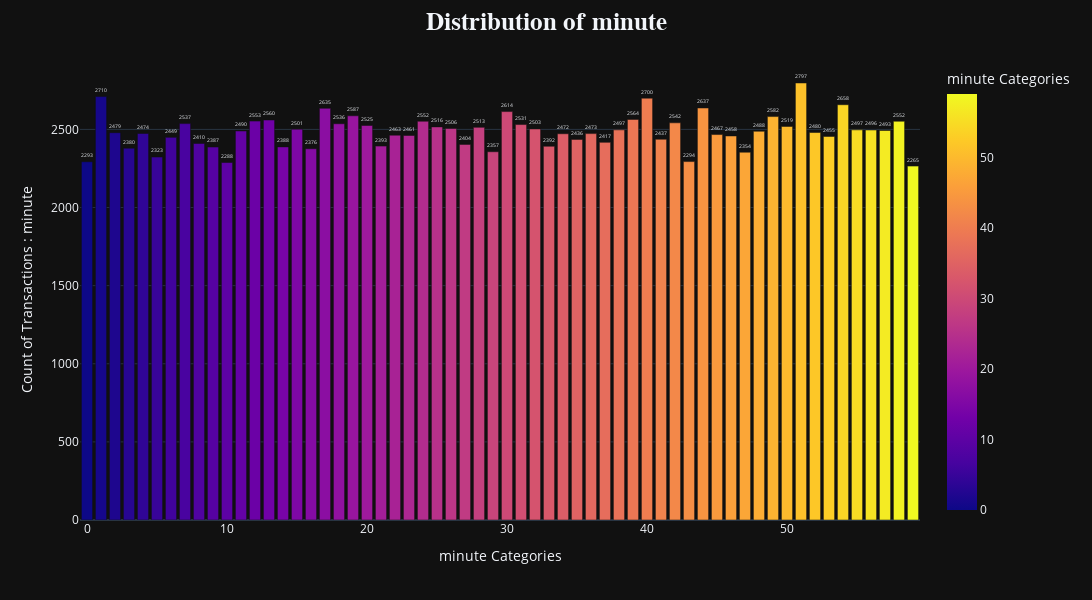

Notebook cell for this chart:
### Markdown cell above
# working with `minute` column

### Code cell
univariate_ploting(df, 'minute')

### Figure 1 — Plotly figure (JSON) as saved in the notebook; plotly's stock layout.template omitted (floating-point values rounded to 4 significant figures)
{"data": [{"alignmentgroup": "True", "hovertemplate": "minute Categories=%{marker.color}<br>Count of Transactions : minute=%{text}<extra></extra>", "legendgroup": "", "marker": {"color": [51, 1, 40, 54, 44, 17, 30, 19, 49, 39, 13, 12, 58, 24, 42, 7, 18, 31, 20, 50, 25, 28, 26, 32, 15, 38, 55, 56, 57, 11, 48, 52, 2, 4, 36, 34, 45, 22, 23, 46, 53, 6, 41, 35, 37, 8, 27, 21, 33, 14, 9, 3, 16, 29, 47, 5, 43, 0, 10, 59], "coloraxis": "coloraxis", "pattern": {"shape": ""}}, "name": "", "offsetgroup": "", "orientation": "v", "showlegend": false, "text": [2797, 2710, 2700, 2658, 2637, 2635, 2614, 2587, 2582, 2564, 2560, 2553, 2552, 2552, 2542, 2537, 2536, 2531, 2525, 2519, 2516, 2513, 2506, 2503, 2501, 2497, 2497, 2496, 2493, 2490, 2488, 2480, 2479, 2474, 2473, 2472, 2467, 2463, 2461, 2458, 2455, 2449, 2437, 2436, 2417, 2410, 2404, 2393, 2392, 2388, 2387, 2380, 2376, 2357, 2354, 2323, 2294, 2293, 2288, 2265], "textposition": "outside", "type": "bar", "x": [51, 1, 40, 54, 44, 17, 30, 19, 49, 39, 13, 12, 58, 24, 42, 7, 18, 31, 20, 50, 25, 28, 26, 32, 15, 38, 55, 56, 57, 11, 48, 52, 2, 4, 36, 34, 45, 22, 23, 46, 53, 6, 41, 35, 37, 8, 27, 21, 33, 14, 9, 3, 16, 29, 47, 5, 43, 0, 10, 59], "xaxis": "x", "y": [2797, 2710, 2700, 2658, 2637, 2635, 2614, 2587, 2582, 2564, 2560, 2553, 2552, 2552, 2542, 2537, 2536, 2531, 2525, 2519, 2516, 2513, 2506, 2503, 2501, 2497, 2497, 2496, 2493, 2490, 2488, 2480, 2479, 2474, 2473, 2472, 2467, 2463, 2461, 2458, 2455, 2449, 2437, 2436, 2417, 2410, 2404, 2393, 2392, 2388, 2387, 2380, 2376, 2357, 2354, 2323, 2294, 2293, 2288, 2265], "yaxis": "y"}], "layout": {"barmode": "relative", "coloraxis": {"colorbar": {"title": {"text": "minute Categories"}}, "colorscale": [[0, "#0d0887"], [0.1111, "#46039f"], [0.2222, "#7201a8"], [0.3333, "#9c179e"], [0.4444, "#bd3786"], [0.5556, "#d8576b"], [0.6667, "#ed7953"], [0.7778, "#fb9f3a"], [0.8889, "#fdca26"], [1, "#f0f921"]]}, "height": 600, "legend": {"tracegroupgap": 0}, "margin": {"t": 60}, "title": {"font": {"family": "Times New Roman", "size": 25}, "text": "<b>Distribution of minute</b>", "x": 0.5}, "width": 1200, "xaxis": {"anchor": "y", "domain": [0, 1], "title": {"text": "minute Categories"}}, "yaxis": {"anchor": "x", "domain": [0, 1], "title": {"text": "Count of Transactions : minute"}}}}
